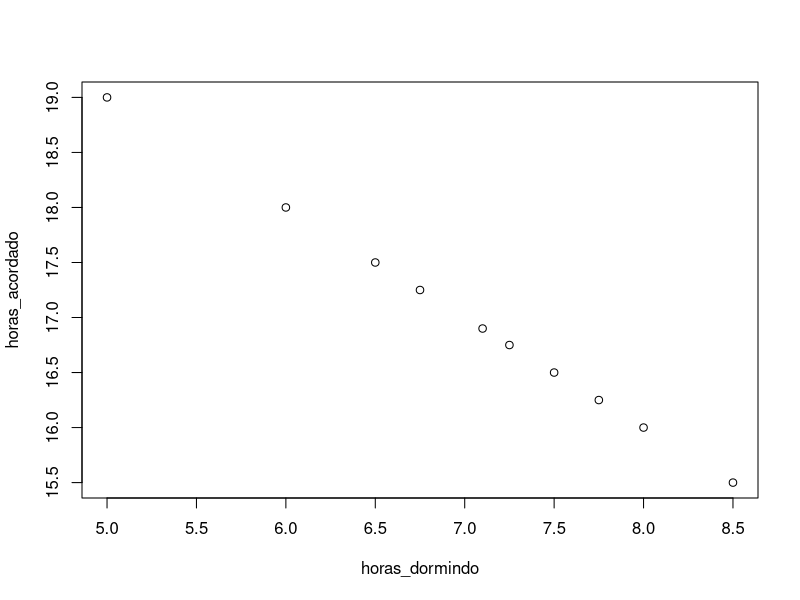
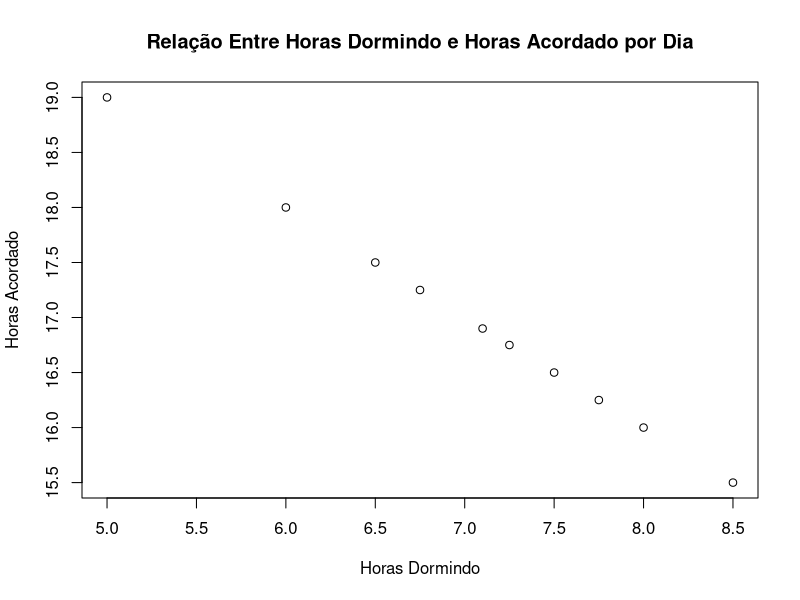
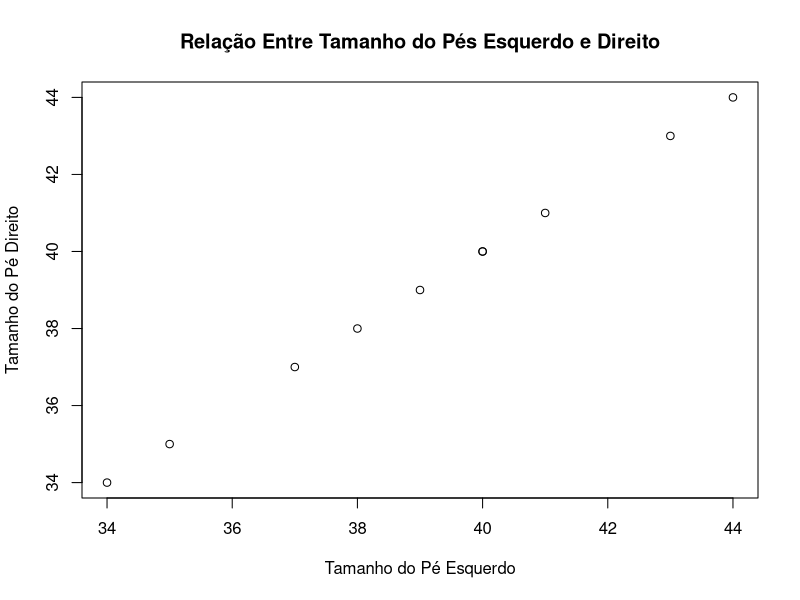
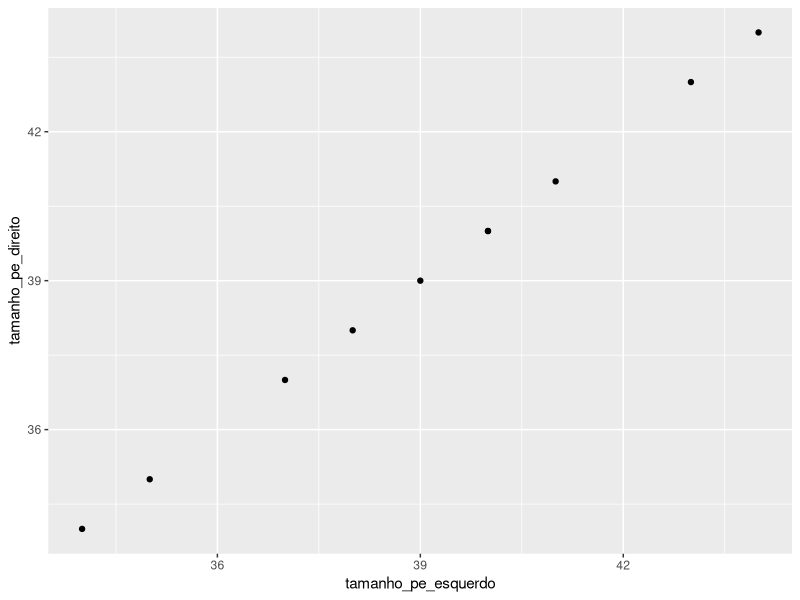

Write R code to recreate these figures, in order.
## ---- chunk 1
# instalar pacotes (quando necessario)
# install.packages(c("readr", "plotly", dependencies = T))
                 
# carregar pacotes
library(readr); library(ggplot2)
## ---- chunk 2
correlacao_data1 <- read.csv("Bases de Dados/correlacao_data1.csv")

## ---- chunk 3
attach(correlacao_data1)

## ---- chunk 4
# correlacionar as varivaeis
cor(horas_dormindo, horas_acordado)

# teste de correlacao de Pearson
cor.test(horas_dormindo, horas_acordado)

# grafico dispersao no pacote Rbase
plot(horas_dormindo, horas_acordado)

# com titulo e rotulos nos eixos
plot(horas_dormindo, horas_acordado,
     main = "Relação Entre Horas Dormindo e Horas Acordado por Dia",     # titulo do grafico
     xlab = "Horas Dormindo", ylab = "Horas Acordado")     # rotulos eixos x e y
## ---- chunk 5
# correlacionar as varivaeis
cor(tamanho_pe_esquerdo, tamanho_pe_direito)

# teste de correlacao de Pearson
cor.test(tamanho_pe_esquerdo, tamanho_pe_direito)

# grafico dispersao no pacote Rbase
plot(tamanho_pe_esquerdo, tamanho_pe_direito,
     main = "Relação Entre Tamanho do Pés Esquerdo e Direito", 
     xlab = "Tamanho do Pé Esquerdo", ylab = "Tamanho do Pé Direito")  

# grafico dispersao no pacote Ggplot2
ggplot(correlacao_data1, aes(x = tamanho_pe_esquerdo,    # definir eixo X
                             y = tamanho_pe_direito)) +  # definir eixo Y
    geom_point()                                         # definir tipo de 'geom'

